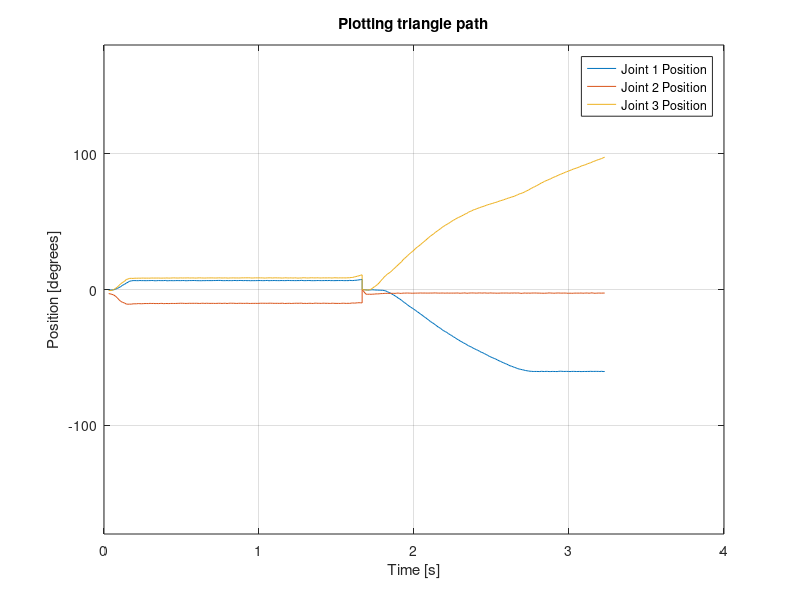
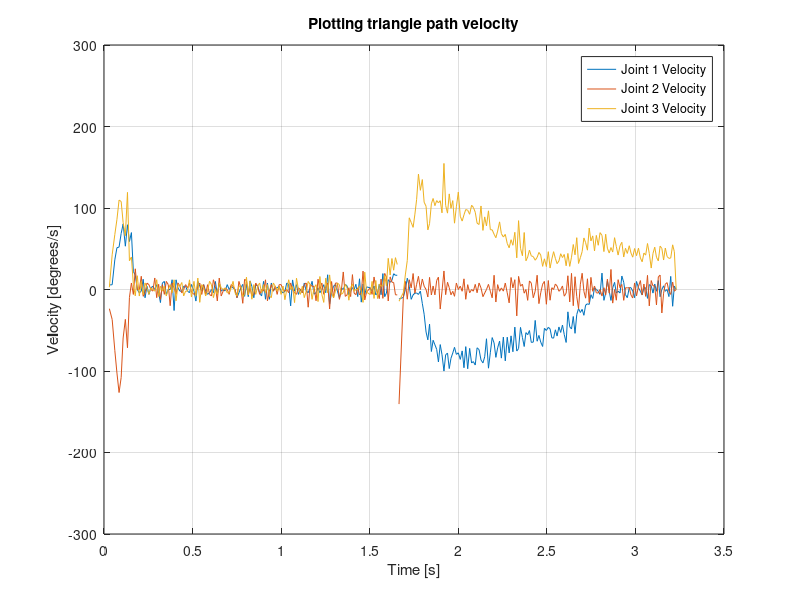

The MATLAB script that drew these images, in order:
f = figure; % create figure
axes;
hold on;
box on;
grid on;

% center the figure on screen and resize it
fig_size = get(0, 'Screensize');
fig_pos = [0,0,0.9*fig_size(3), 0.8*fig_size(4)];
set(f, 'Position', fig_pos);
axis([0 4 -180 180]);
title('Plotting triangle path');
xlabel('Time [s]'); ylabel('Position [degrees]');
% This is the giant csv file read in.
M = dlmread('moveToPoints.csv');

numsamples_point1 = 150;
numsamples_point2 = 151;
totalsamples = 301;

% The reformatted data from the .csv file.
importedFromCSV = zeros(totalsamples,4);

% Counter for counting the rows in the l for loop
i = 1;

% Iterate through for time
for q=1:totalsamples
    if q <= numsamples_point1    
    importedFromCSV(q,1) = M(q,1);
    elseif q > numsamples_point1
    importedFromCSV(q,1) = M(q,1) + M(numsamples_point1,1);
    end
end

%iterate through each axis
for m= 2:4
    % iterate through the columns for the data from each axis
    for l=1:totalsamples
        importedFromCSV(l,m) = M(l,(m*3)-4);        
    end
end
disp(importedFromCSV);
% Fill in the respective column vectors.
J1s(1:totalsamples,1) = importedFromCSV(1:totalsamples,1);
J1s(1:totalsamples,2) = importedFromCSV(1:totalsamples,2)./11.4;

vJ1s = importedFromCSV(:,1);
for k = 1:totalsamples-1
    vJ1s(k,2) = (J1s((k+1),2)-J1s(k,2))/(J1s(k+1,1)-J1s(k,1));
end

J2s(1:totalsamples,1) = importedFromCSV(1:totalsamples,1);
J2s(1:totalsamples,2) = importedFromCSV(1:totalsamples,3)./11.4;

vJ2s = importedFromCSV(:,1);
for w = 1:totalsamples-1
    vJ2s(w,2) = (J2s((w+1),2)-J2s(w,2))/(J2s(w+1,1)-J2s(w,1));
    
end

J3s(1:totalsamples,1) = importedFromCSV(1:totalsamples,1);
J3s(1:totalsamples,2) = importedFromCSV(1:totalsamples,4)./11.4;

vJ3s = importedFromCSV(:,1);
for p = 1:totalsamples-1
    vJ3s(p,2) = (J3s((p+1),2)-J3s(p,2))/(J3s(p+1,1)-J3s(p,1));
end

%times = importedFromCSV(:,1);

plot(J1s(1:totalsamples,1),J1s(1:totalsamples,2),J2s(1:totalsamples,1),J2s(1:totalsamples,2),...
    J3s(1:totalsamples,1),J3s(1:totalsamples,2));
legend('Joint 1 Position','Joint 2 Position','Joint 3 Position')

disp('vJ1s');
disp(vJ1s);

disp('vJ2s');
disp(vJ2s);

disp('vJ3s');
disp(vJ3s);


g = figure; % create figure
axes;
hold on;
box on;
grid on;

% center the figure on screen and resize it
fig_size = get(0, 'Screensize');
fig_pos = [0,0,0.9*fig_size(3), 0.8*fig_size(4)];
set(g, 'Position', fig_pos);
axis([0 3.5 -300 300]);
title('Plotting triangle path velocity');
xlabel('Time [s]'); ylabel('Velocity [degrees/s]');
plot(vJ1s(:,1),vJ1s(:,2),vJ2s(:,1),vJ2s(:,2), ...
    vJ3s(:,1),vJ3s(:,2));

legend('Joint 1 Velocity','Joint 2 Velocity','Joint 3 Velocity')
